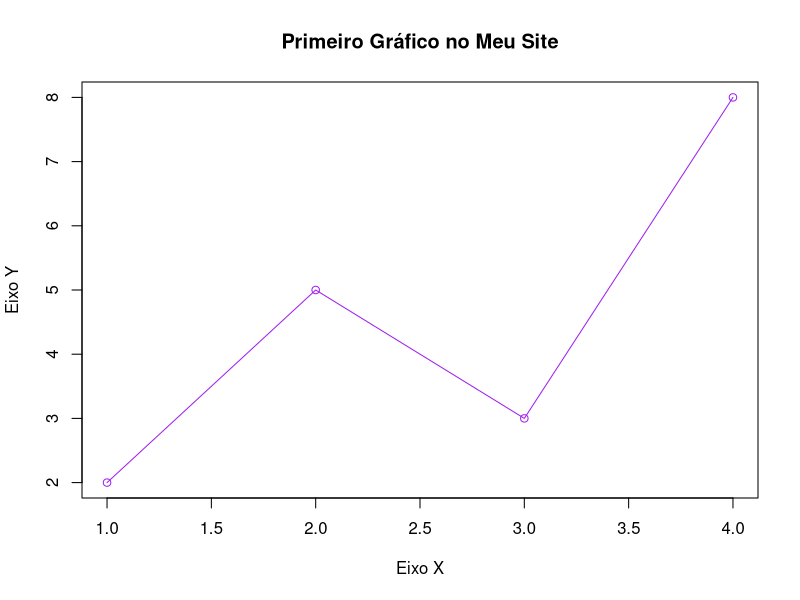

Write R code to recreate this figure.
## ---- chunk 1
# Gráfico simples para mostrar que funciona
plot(c(1, 2, 3, 4), c(2, 5, 3, 8), 
     type = "o", 
     col = "purple",
     main = "Primeiro Gráfico no Meu Site",
     xlab = "Eixo X", 
     ylab = "Eixo Y")
